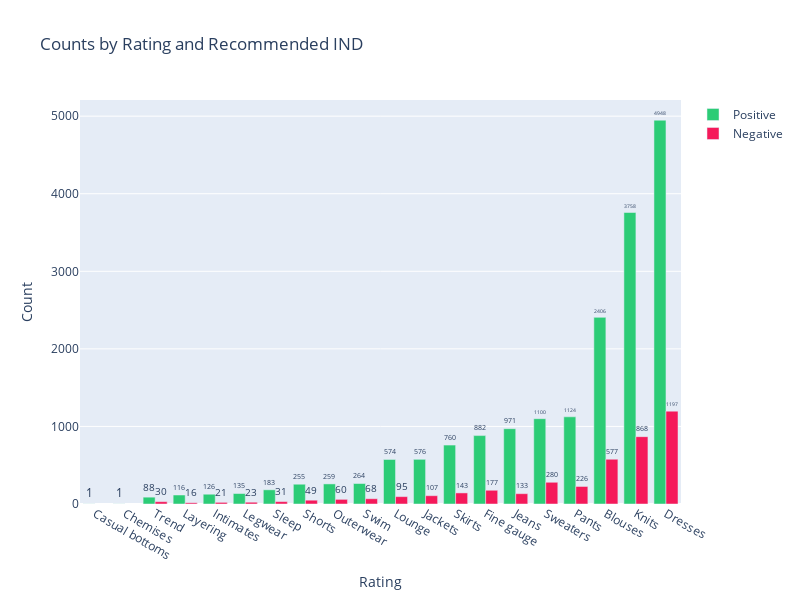

Notebook source saved alongside this figure:
### Code cell
import plotly.graph_objects as go
import plotly.express as px

plot_data = df.groupby(['Recommended IND'])
plot_data = plot_data['Class Name'].value_counts().reset_index(name='Count')
plot_data = plot_data.sort_values(by='Count', ascending=True)
fig = go.Figure()

for ind in plot_data['Recommended IND'].unique():
    data = plot_data[plot_data['Recommended IND'] == ind]
    if ind == 0:
        _name = 'Negative'
        _color = '#F5195A'
    else:
        _name = 'Positive'
        _color = '#2CCC76'
        
    fig.add_trace(
        go.Bar(x=data['Class Name'], y=data['Count'], 
               text=data['Count'], textposition='outside', 
               name=_name, marker_color=_color))
    
fig.update_layout(title='Counts by Rating and Recommended IND',
                  xaxis_title='Rating',
                  yaxis_title='Count',
                  barmode='group',
                  width=800,
                  height=600)

fig.show()

### Figure 1 — Plotly figure (JSON) as saved in the notebook; plotly's stock layout.template omitted (floating-point values rounded to 4 significant figures)
{"data": [{"marker": {"color": "#2CCC76"}, "name": "Positive", "text": [1, 1, 88, 116, 126, 135, 183, 255, 259, 264, 574, 576, 760, 882, 971, 1100, 1124, 2406, 3758, 4948], "textposition": "outside", "type": "bar", "x": ["Casual bottoms", "Chemises", "Trend", "Layering", "Intimates", "Legwear", "Sleep", "Shorts", "Outerwear", "Swim", "Lounge", "Jackets", "Skirts", "Fine gauge", "Jeans", "Sweaters", "Pants", "Blouses", "Knits", "Dresses"], "y": [1, 1, 88, 116, 126, 135, 183, 255, 259, 264, 574, 576, 760, 882, 971, 1100, 1124, 2406, 3758, 4948]}, {"marker": {"color": "#F5195A"}, "name": "Negative", "text": [16, 21, 23, 30, 31, 49, 60, 68, 95, 107, 133, 143, 177, 226, 280, 577, 868, 1197], "textposition": "outside", "type": "bar", "x": ["Layering", "Intimates", "Legwear", "Trend", "Sleep", "Shorts", "Outerwear", "Swim", "Lounge", "Jackets", "Jeans", "Skirts", "Fine gauge", "Pants", "Sweaters", "Blouses", "Knits", "Dresses"], "y": [16, 21, 23, 30, 31, 49, 60, 68, 95, 107, 133, 143, 177, 226, 280, 577, 868, 1197]}], "layout": {"barmode": "group", "height": 600, "title": {"text": "Counts by Rating and Recommended IND"}, "width": 800, "xaxis": {"title": {"text": "Rating"}}, "yaxis": {"title": {"text": "Count"}}}}
